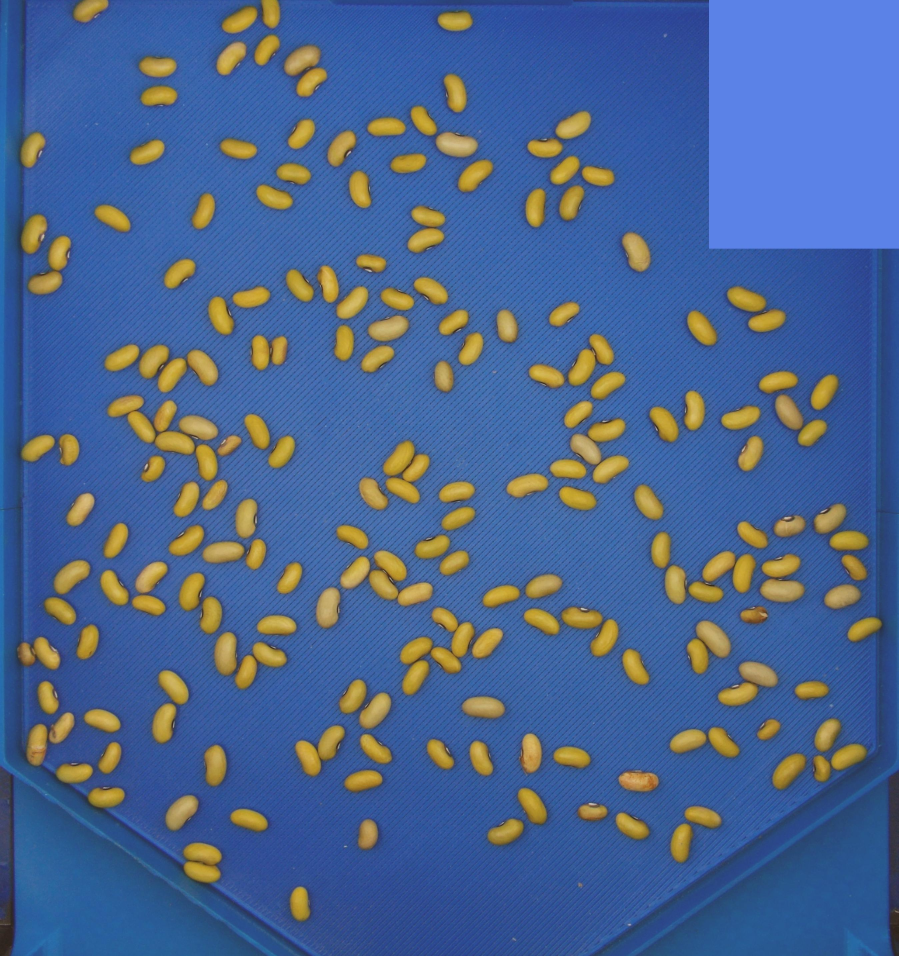
#> input picture tests/images/23379.jpg, 2695 x 2868 px (shown at 1/3 size)
$ python -i corrections_figures.py   (imports and definitions only)
#> lines starting #> are read from the running program, lines starting #| are printed output that depends on the picture; after the words box and inside, x2 and y2 are one past the last pixel; in counts of white or black regions, pixels touching at a corner belong together
#> further down, picture is the input picture: shape (2868, 2695, 3); mean B, G, R 145, 100.5, 74
"""Paper figures for the image corrections: lens distortion (chessboard), perspective and
scale (ArUco markers) and color (color card). Each experiment starts from a real photo of
bean seeds, degrades it in a controlled way and measures the seeds with and without the
FenotIT correction, so the error that each correction removes is known.

    python docs/paper/corrections_figures.py            (writes docs/paper/out/*)
"""
from __future__ import annotations

import csv
import sys
import tempfile
from pathlib import Path

import cv2
import matplotlib
import numpy as np

# [1 line not run here, left out]
import matplotlib.pyplot as plt  # noqa: E402
from matplotlib.patches import ConnectionPatch, Rectangle  # noqa: E402

ROOT = Path(__file__).resolve().parents[2]
sys.path.insert(0, str(ROOT))
from fenotit.core.corrections import colorcard as cc  # noqa: E402
from fenotit.core.corrections import distortion as D  # noqa: E402
from fenotit.core.corrections import pipeline as P  # noqa: E402

OUT = Path(__file__).resolve().parent / "out"
IMG = ROOT / "tests" / "images"
BLUE, RED, GRAY = "#2166AC", "#D6604D", "#7F7F7F"
# [2 lines not run here, left out]
rows_out: list[dict] = []


def rgb(img):
    return cv2.cvtColor(img, cv2.COLOR_BGR2RGB)


def seeds(img, keep=None):
    """Seed mask on the blue tray (Otsu on Cb), labels and stats of seed-sized components."""
    cb = cv2.cvtColor(img, cv2.COLOR_BGR2YCrCb)[:, :, 2]
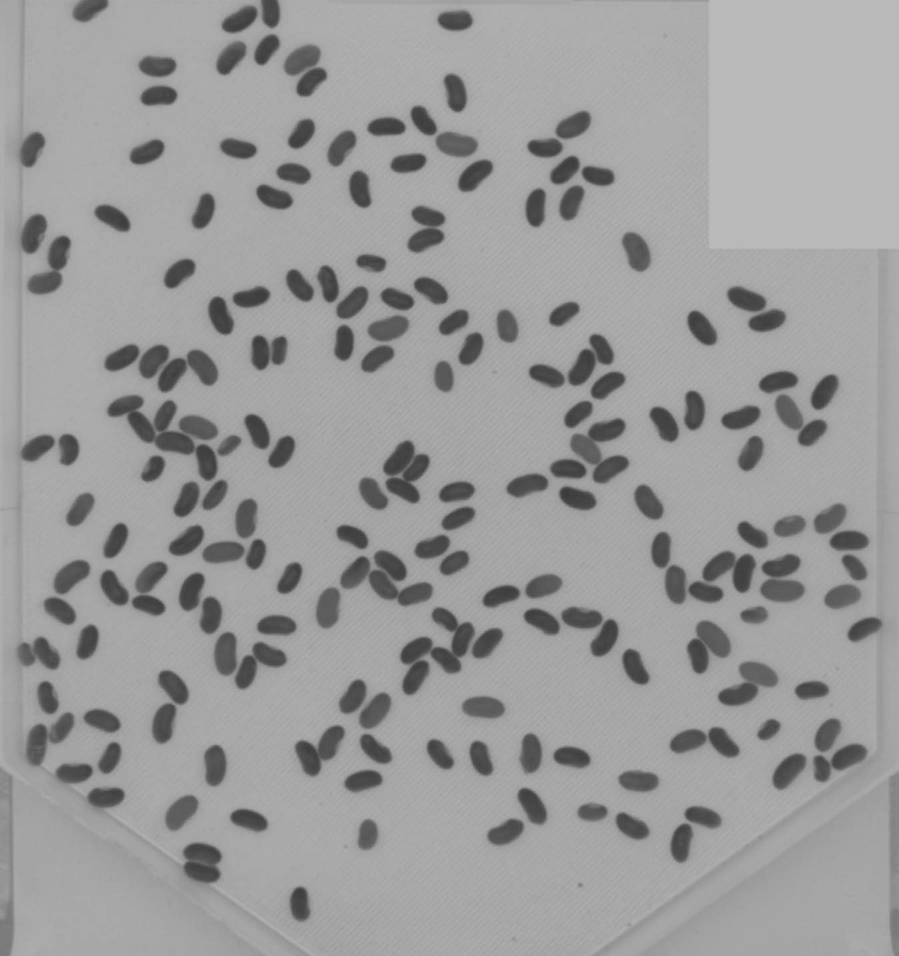
#> cb: shape (2868, 2695) (shown at 1/3 size); min 57, max 187, mean 154.7
    t, _ = cv2.threshold(cb, 0, 255, cv2.THRESH_BINARY + cv2.THRESH_OTSU)
#> t = 126
    m = ((cb < t) & (keep if keep is not None else True)).astype(np.uint8)
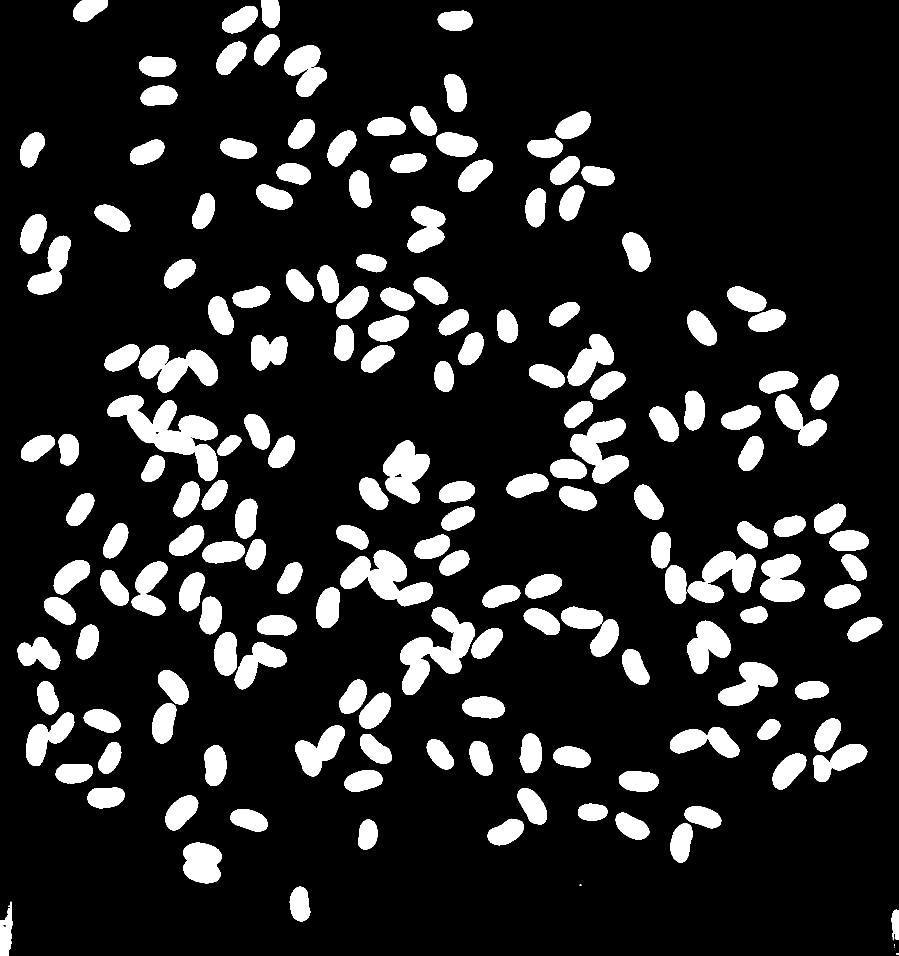
#> m: shape (2868, 2695) (shown at 1/3 size); values 0 (black) and 1 (white), 14.5% white; 176 white regions (5 under 20 px), largest, box (x1, y1, x2, y2) and area: (322, 1185, 653, 1443) 33278, (1200, 1822, 1425, 2085) 25113, (1021, 1651, 1299, 1819) 22733
    m = cv2.morphologyEx(m, cv2.MORPH_OPEN, np.ones((3, 3), np.uint8))
#> m: shape (2868, 2695); values 0 (black) and 1 (white), 14.5% white; 173 white regions (2 under 20 px), largest, box (x1, y1, x2, y2) and area: (322, 1185, 653, 1443) 33274, (1200, 1822, 1425, 2085) 25111, (1021, 1651, 1298, 1819) 22730
    n, lab, st, cen = cv2.connectedComponentsWithStats(m, 8)
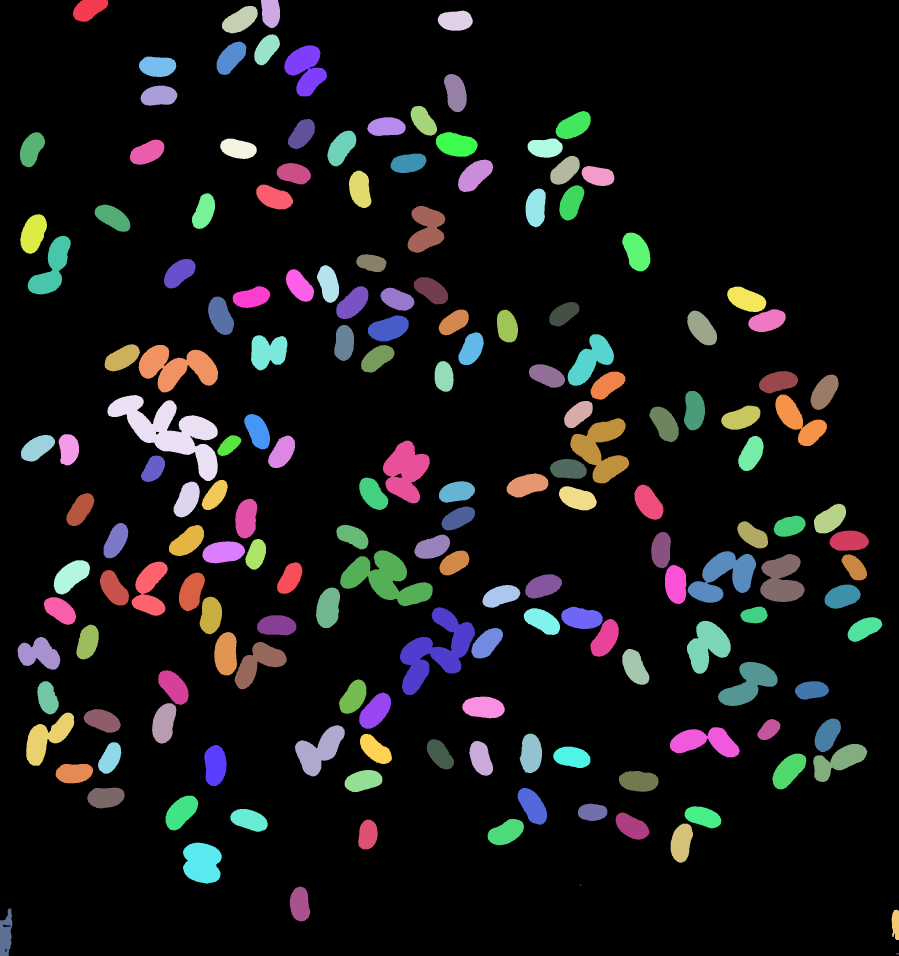
#> lab: shape (2868, 2695) int32 (shown at 1/3 size); 174 distinct labels, from 0 to 173; one colour per label, 0 black
#> n = 174; st = 174 rows, first 6: [0, 0, 2695, 2868, 6609907], [219, 0, 105, 65, 4788], [783, 0, 57, 84, 4022], [666, 18, 107, 82, 5629], [1313, 32, 105, 60, 5031], [763, 103, 77, 93, 4581]; cen = 174 pairs, first value 17.22 to 2691.5, second value 27.86 to 2861
    a = st[:, 4].astype(float)
#> a = 174 values, max 6609907 at index 0, min 15 at index 169, mean 44421
    a[0] = 0
    med = np.median(a[a > 100]) if (a > 100).any() else 0
#> med = 5529
    good = [i for i in range(1, n) if 0.5 * med < a[i] < 1.6 * med]
#> good = 147 values from 1 to 171
    return lab, good, a, cen


# [14 lines left out: functions lengths, zoom, not called in this run]


def label(ax, s):
    ax.set_title(s, loc="left")


# ── 1. Lens distortion ──────────────────────────────────────────────────────

W, H = 1600, 1200
K = np.array([[1300.0, 0, W / 2], [0, 1300.0, H / 2], [0, 0, 1]])
DIST = np.array([-0.20, 0.05, 0.0, 0.0, 0.0])       # strong barrel distortion of a wide-angle lens


# [126 lines left out: functions distort, chessboard_views, fig_lens, not called in this run]


# ── 2. Perspective and scale with ArUco markers ─────────────────────────────

MM_PER_PX = 0.10                                         # board units: 0.1 mm per board pixel


# [148 lines left out: functions aruco_board, photograph, fig_aruco, _rect_keep, not called in this run]


# ── 3. Color card ───────────────────────────────────────────────────────────

LIGHTS = [("Warm light", (1.00, 0.80, 0.50)), ("Cool light", (0.72, 0.90, 1.12)),
          ("Green cast", (0.80, 1.05, 0.78)), ("Dim light", (0.45, 0.45, 0.45))]


MIX = np.array([[0.92, 0.06, 0.02], [0.05, 0.90, 0.05], [0.02, 0.08, 0.90]], np.float32)


# [99 lines left out: functions cast, fig_color, main, not called in this run]


# [2 lines not run here, left out]

>>> import cv2
>>> picture = cv2.imread('../../tests/images/23379.jpg')
>>> result = seeds(picture)

$ run again, on tests/images/01.jpg
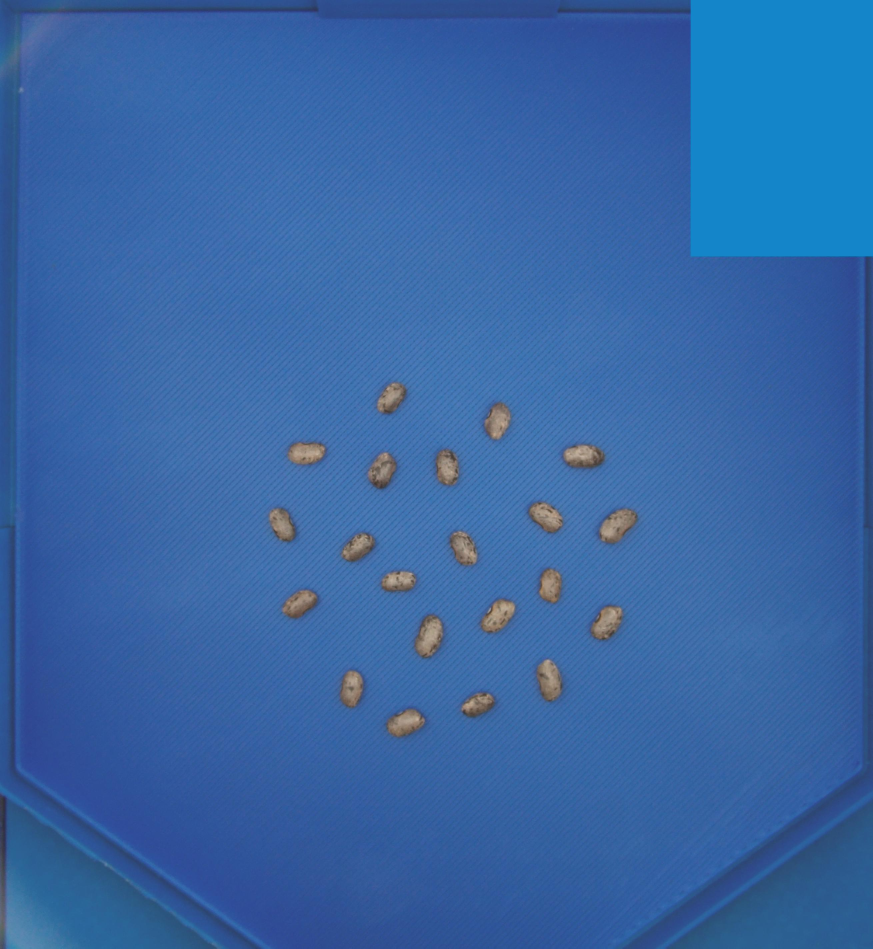
#> input picture tests/images/01.jpg, 2618 x 2845 px (shown at 1/3 size)
#> picture is the input picture: shape (2845, 2618, 3); mean B, G, R 164.3, 101.9, 55.4
#> in seeds, `cb = cv2.cvtColor(img, cv2.COLOR_BGR2YCrCb)[:, :, 2]`:
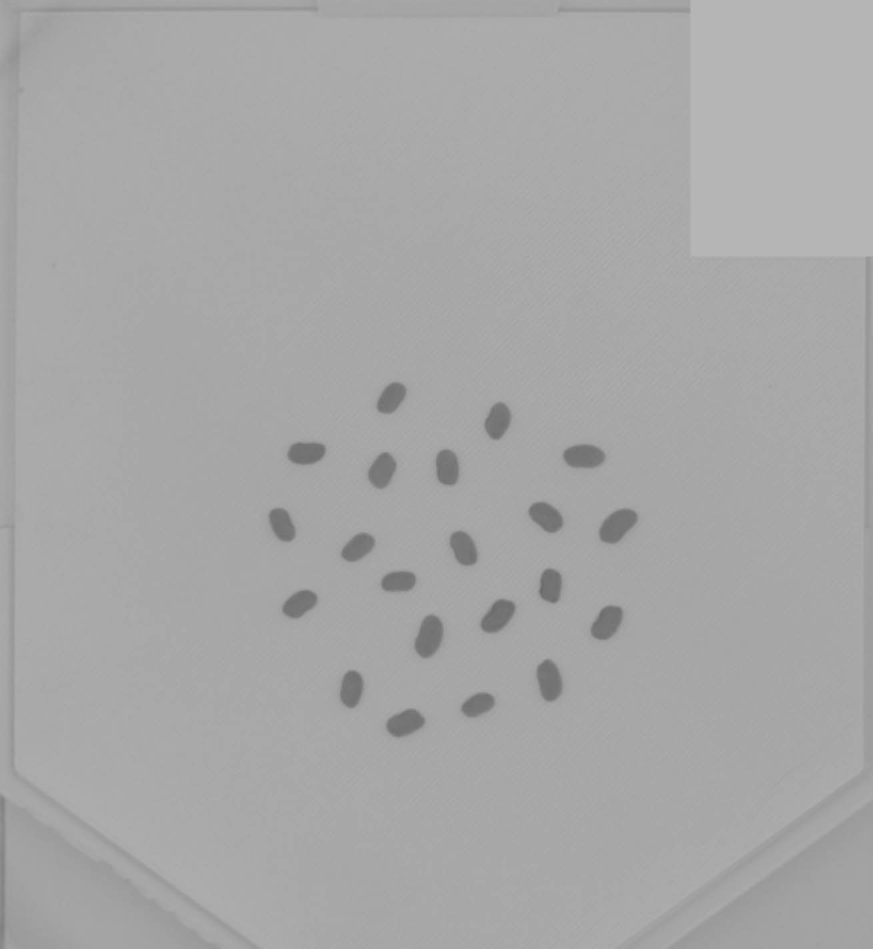
#> cb: shape (2845, 2618) (shown at 1/3 size); min 104, max 184, mean 167.1
#> t = 145
#> in seeds, `n, lab, st, cen = cv2.connectedComponentsWithStats(m, 8)`:
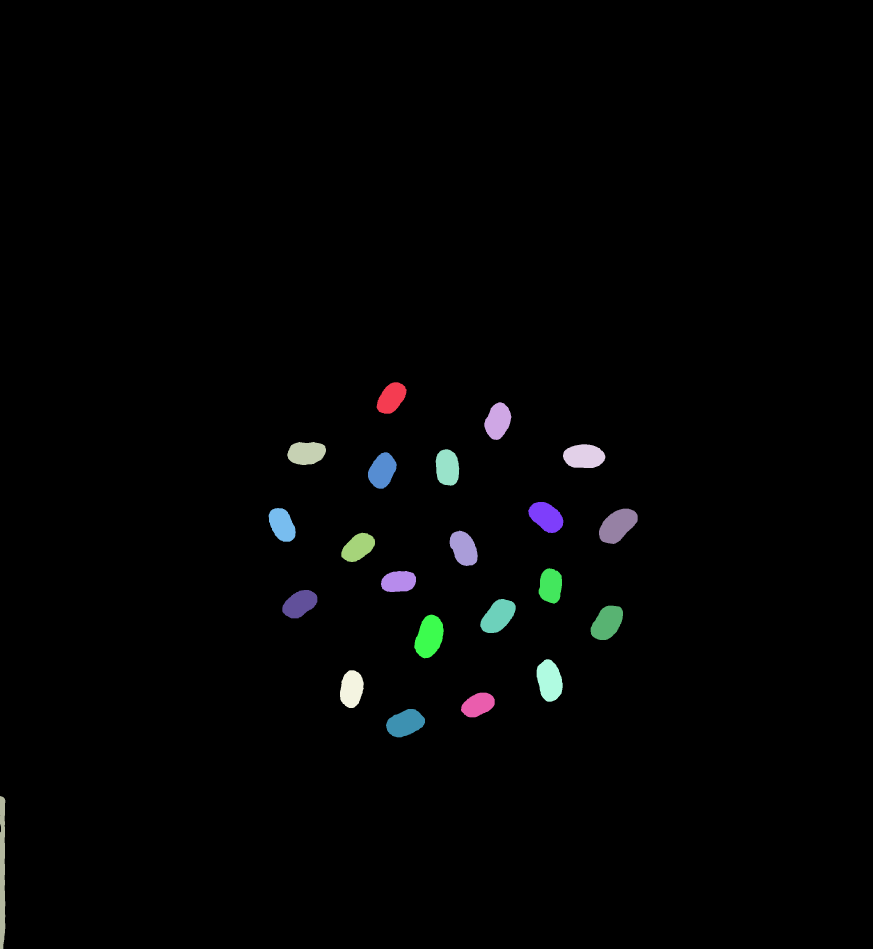
#> lab: shape (2845, 2618) int32 (shown at 1/3 size); 23 distinct labels, from 0 to 22; one colour per label, 0 black
#> n = 23; st = 23 rows, first 6: [0, 0, 2618, 2845, 7303795], [1130, 1147, 90, 94, 5781], [1453, 1207, 81, 113, 6407], [862, 1326, 116, 69, 6393], [1689, 1333, 127, 71, 7240], [1307, 1348, 71, 109, 6310]; cen = 23 rows, first 8: [1308.6, 1415.9], [1174, 1193.8], [1493.4, 1263], [918.7, 1358.9], [1751.6, 1368.9], [1341.8, 1402.5], [1146.4, 1411.7], [1638.4, 1550.4]
#> a = 23 values, max 7303795 at index 0, min 5328 at index 20, mean 323835.2
#> med = 6418
#> good = [1, 2, 3, 4, 5, 6, 7, 8, 9, 10, 11, 12, 13, 14, 15, 16, 17, 18, 19, 20, 21, 22]
